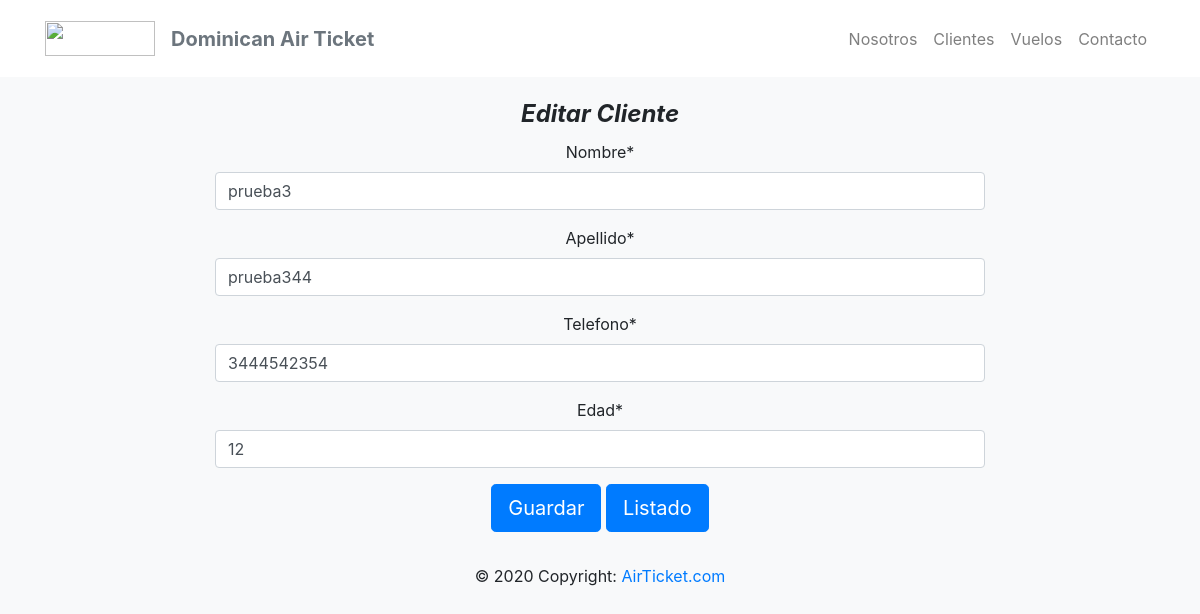
The app's page /reservar/clientes/edit/14, older data.
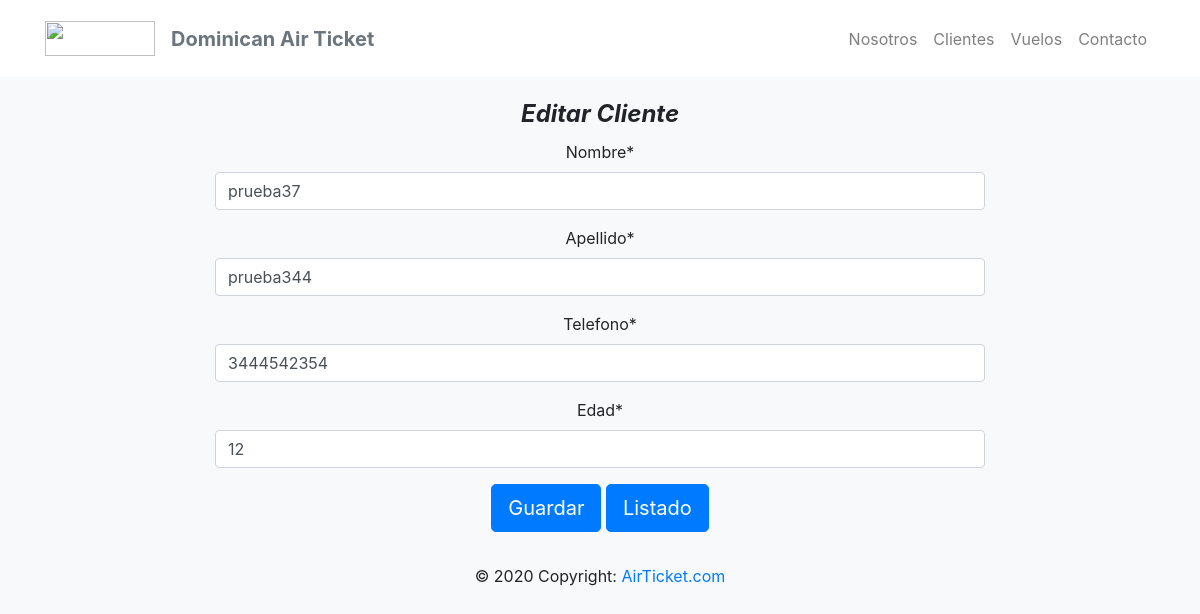
The same page, newer data.
### registro/models.py (models this page shows, shortened)
class Cliente(models.Model):
    nombre = models.CharField(
        max_length=50,
        validators= [MinLengthValidator(2, "Debe introducir dos caracteres")]
    )
    apellido = models.CharField(max_length=50
    )
    telefono = models.IntegerField(default=0)
    edad = models.IntegerField(default=0)

### registro/views.py (the view)
# urls.py: path('reservar/clientes/edit/<int:id_cliente>', views.clientes_edit, name='clientes_edit'),
def clientes_edit(request, id_cliente):
    client = Cliente.objects.filter(id=id_cliente).first()
    form = form_cliente(instance=client)
    return render(request, 'clientes_edit.html', {'form':form, 'cliente':client})

### registro/forms.py
class form_cliente(forms.ModelForm):
    class Meta:
        model = Cliente
        fields = [
            "nombre",
            "apellido",
            "telefono",
            "edad",
        ]
        labels = {
            "nombre":"Nombre",
            "apellido":"Apellido",
            "telefono":"Telefono",
            "edad":"Edad",
        }
        widgets = {
            "nombre": forms.TextInput(attrs={"class":"form-control"}),
            "apellido": forms.TextInput(attrs={"class":"form-control"}),
            "telefono": forms.TextInput(attrs={"class":"form-control"}),
            "edad": forms.NumberInput(attrs={"class":"form-control"}),
        }

### registro/templates/clientes_edit.html (shortened to what this page needs)
{% extends 'base.html' %}
{% load crispy_forms_tags %}
{% block cont  %}
        <br>
        <form class="form-horizontal" action = "{% url 'clientes_update' cliente.id %}" method = "POST">
            <strong><legend class="text-center header font-italic">Editar Cliente</legend></strong>
            <center>
            <div class="form-group ">
                <div class="col-md-8">
                {{ form|crispy }}
                </div>
            </div>
            <div class="form-group">
                <div class="col-md-12">
                <button type="submit" class="btn btn-primary btn-lg">Guardar</button>
                <a class="btn btn-primary btn-lg" href="{% url 'clientes_view' %}">Listado</a>
                </div>
            </div>
            </center>
        </form>
{% endblock  %}

Row changes from the older to the newer data that the page shows:
changed Cliente "prueba344": nombre "prueba3" → "prueba37"
